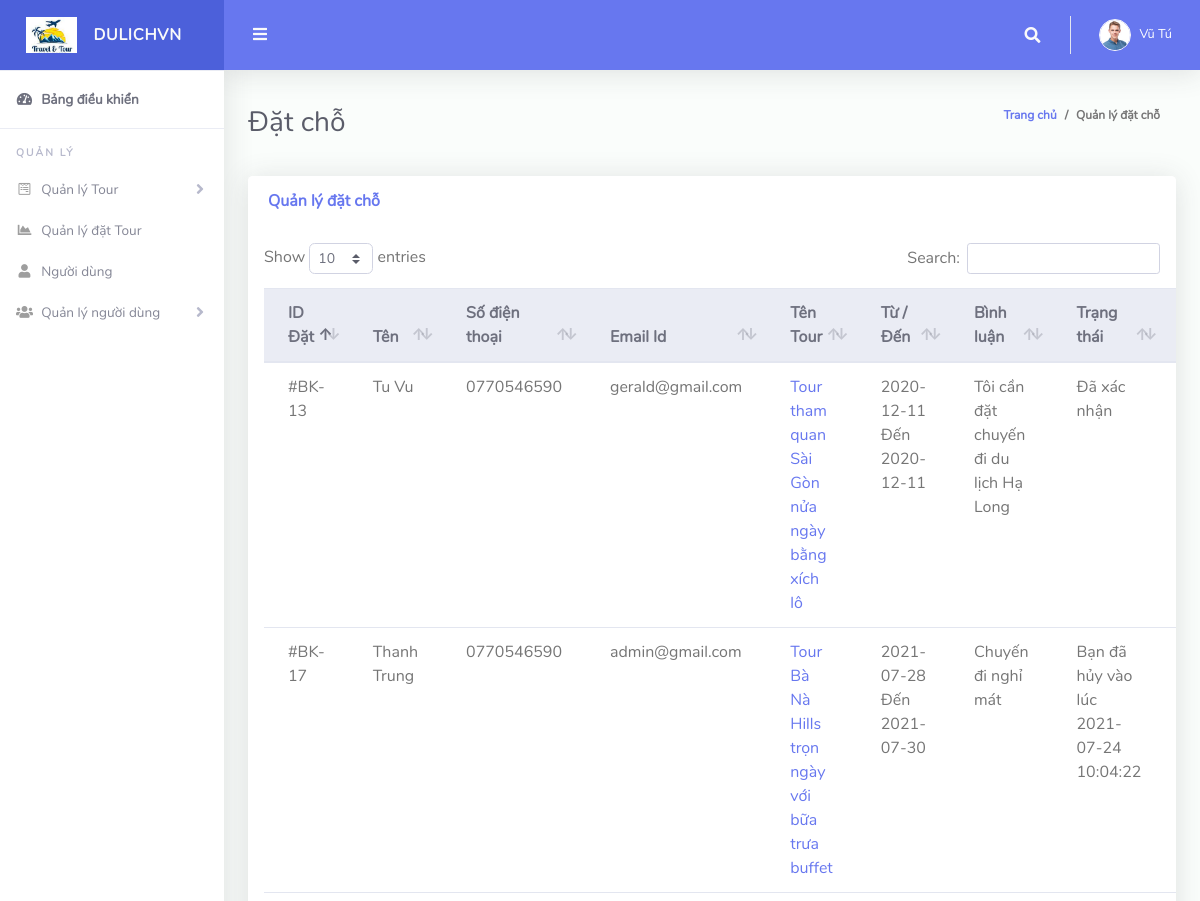
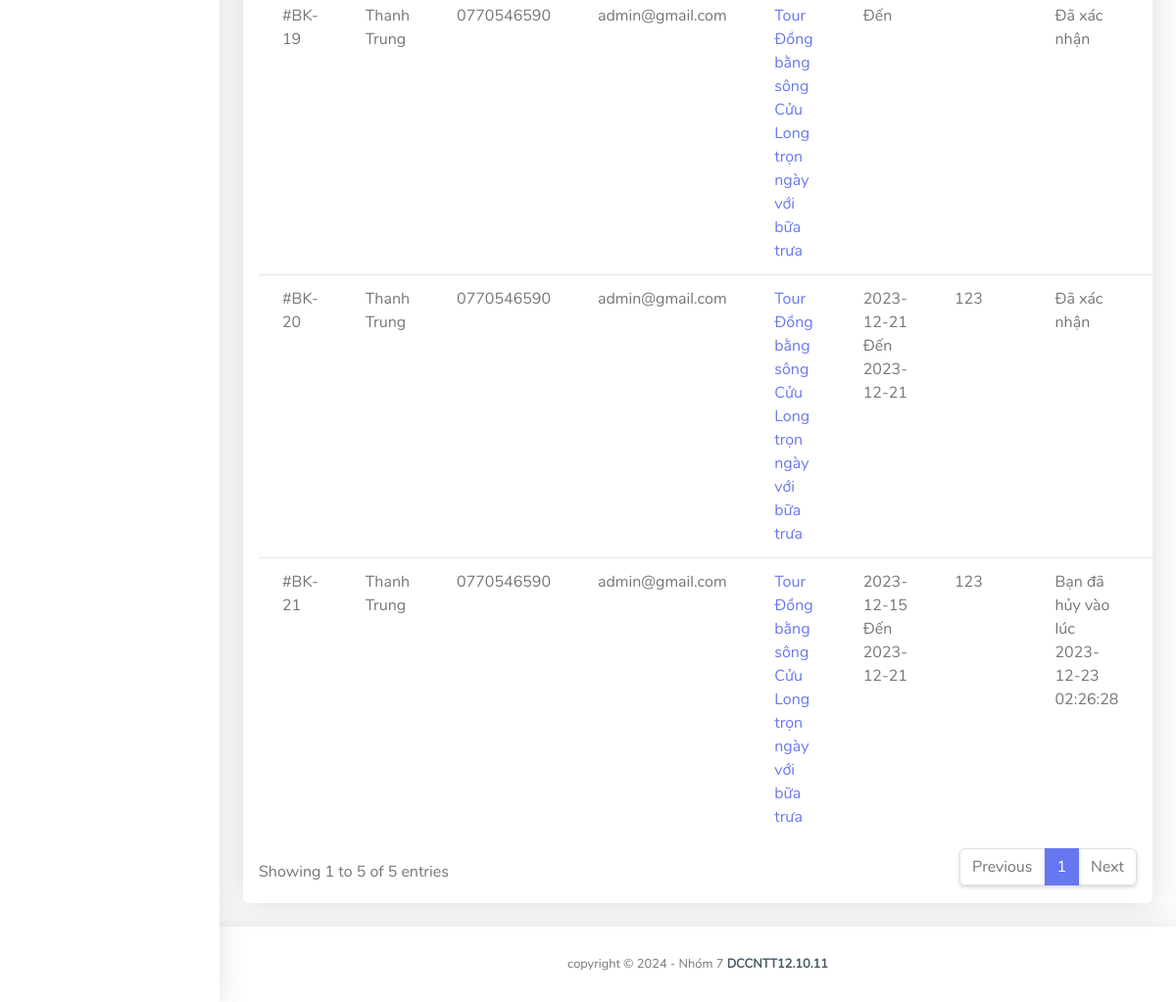
The app's page /tms/admin/manage_bookings.php (signed in) with its own data (2 pictures, top to bottom).
### tables this page shows
CREATE TABLE `tblusers` (
  `id` int(11) NOT NULL,
  `FullName` varchar(100) DEFAULT NULL,
  `MobileNumber` char(10) DEFAULT NULL,
  `EmailId` varchar(70) DEFAULT NULL,
  `Password` varchar(100) DEFAULT NULL,
  `RegDate` timestamp NULL DEFAULT current_timestamp(),
  `UpdationDate` timestamp NULL DEFAULT NULL ON UPDATE current_timestamp()
);

CREATE TABLE `tblbooking` (
  `BookingId` int(11) NOT NULL,
  `PackageId` int(11) DEFAULT NULL,
  `UserEmail` varchar(100) DEFAULT NULL,
  `FromDate` varchar(100) DEFAULT NULL,
  `ToDate` varchar(100) DEFAULT NULL,
  `Comment` mediumtext DEFAULT NULL,
  `RegDate` timestamp NULL DEFAULT current_timestamp(),
  `status` int(11) DEFAULT NULL,
  `CancelledBy` varchar(5) DEFAULT NULL,
  `UpdationDate` timestamp NULL DEFAULT NULL ON UPDATE current_timestamp()
);

CREATE TABLE `tbltourpackages` (
  `PackageId` int(11) NOT NULL,
  `PackageName` varchar(200) DEFAULT NULL,
  `PackageType` varchar(150) DEFAULT NULL,
  `PackageLocation` varchar(100) DEFAULT NULL,
  `PackagePrice` int(11) DEFAULT NULL,
  `PackageFetures` varchar(255) DEFAULT NULL,
  `PackageDetails` mediumtext DEFAULT NULL,
  `PackageImage` varchar(100) DEFAULT NULL,
  `Creationdate` timestamp NULL DEFAULT current_timestamp(),
  `UpdationDate` timestamp NULL DEFAULT NULL ON UPDATE current_timestamp()
);

### tms/admin/manage_bookings.php (the view, shortened to what this page needs)
<?php
include('includes/checklogin.php');
?>
<!DOCTYPE html>
<html lang="en">
<head>
    <link href="vendor/fontawesome-free/css/all.min.css" rel="stylesheet" type="text/css">
    <link href="vendor/bootstrap/css/bootstrap.min.css" rel="stylesheet" type="text/css">
    <link href="css/ruang-admin.min.css" rel="stylesheet">
    <link href="vendor/datatables/dataTables.bootstrap4.min.css" rel="stylesheet">
</head>
<body id="page-top">
<div id="wrapper">
    <?php include('includes/sidebar.php');?>
    <div id="content-wrapper" class="d-flex flex-column">
        <div id="content">
            <?php include('includes/header.php');?>
            <div class="container-fluid" id="container-wrapper">
                <div class="d-sm-flex align-items-center justify-content-between mb-4">
                    <h1 class="h3 mb-0 text-gray-800">Đặt chỗ</h1>
                    <ol class="breadcrumb">
                        <li class="breadcrumb-item"><a href="dashboard.php">Trang chủ</a></li>
                        <li class="breadcrumb-item active" aria-current="page">Quản lý đặt chỗ</li>
                    </ol>
                </div>
                <div class="row">
                    <div class="col-lg-12">
                        <div class="card mb-4">
                            <div class="card-header py-3 d-flex flex-row align-items-center justify-content-between">
                                <h6 class="m-0 font-weight-bold text-primary">Quản lý đặt chỗ</h6>
                            </div>
                            <div class="table-responsive p-3">
                                <table class="table align-items-center table-flush table-hover" id="dataTableHover">
                                    <thead class="thead-light">
                                    <tr>
                                        <th>ID Đặt</th>
                                        <th>Tên</th>
                                        <th>Số điện thoại</th>
                                        <th>Email Id</th>
                                        <th>Tên Tour</th>
                                        <th>Từ / Đến </th>
                                        <th>Bình luận </th>
                                        <th>Trạng thái </th>
                                        <th>Hoạt động </th>
                                    </tr>
                                    </thead>
                                    <tbody>
                                    <?php $sql = "SELECT tblbooking.BookingId as bookid,tblusers.FullName as fname,tblusers.MobileNumber as mnumber,tblusers.EmailId as email,tbltourpackages.PackageName as pckname,tblbooking.PackageId as pid,tblbooking.FromDate as fdate,tblbooking.ToDate as tdate,tblbooking.Comment as comment,tblbooking.status as status,tblbooking.CancelledBy as cancelby,tblbooking.UpdationDate as upddate from tblusers join  tblbooking on  tblbooking.UserEmail=tblusers.EmailId join tbltourpackages on tbltourpackages.PackageId=tblbooking.PackageId";
                                    $query = $dbh -> prepare($sql);
                                    $query->execute();
                                    $results=$query->fetchAll(PDO::FETCH_OBJ);
                                    if($query->rowCount() > 0)
                                    {
                                        foreach($results as $result)
                                        {       ?>
                                            <tr>
                                                <td>#BK-<?php echo htmlentities($result->bookid);?></td>
                                                <td><?php echo htmlentities($result->fname);?></td>
                                                <td><?php echo htmlentities($result->mnumber);?></td>
                                                <td><?php echo htmlentities($result->email);?></td>
                                                <td><a href="update_packages.php?pid=<?php echo htmlentities($result->pid);?>"><?php echo htmlentities($result->pckname);?></a></td>
                                                <td><?php echo htmlentities($result->fdate);?> Đến <?php echo htmlentities($result->tdate);?></td>
                                                <td><?php echo htmlentities($result->comment);?></td>
                                                <td><?php if($result->status==0)
                                                    {
                                                        echo "Chưa giải quyết";
                                                    }
                                                    if($result->status==1)
                                                    {
                                                        echo "Đã xác nhận";
                                                    }
                                                    if($result->status==2 and  $result->cancelby=='a')
                                                    {
                                                        echo "Bạn đã hủy vào lúc " .$result->upddate;
                                                    }
                                                    ?></td>
                                                <?php if($result->status==2)
                                                {
                                                    ?><td>Đã hủy</td>
                                                    <?php
                                                }elseif($result->status==1)
                                                {?>
                                                    <td>Đã xác nhận</td>
                                                    <?php
                                                }?>
                                            </tr>
                                            <?php $cnt=$cnt+1;
                                        }
                                    }?>
                                    </tbody>
                                </table>
                            </div>
                        </div>
                    </div>
                </div>
            </div>
        </div>
        <?php include('includes/footer.php');?>
    </div>
</div>
</body>
</html>

### tms/admin/includes/header.php (shortened to what this page needs)
<nav class="navbar navbar-expand navbar-light bg-navbar topbar mb-4 static-top">
    <button id="sidebarToggleTop" class="btn btn-link rounded-circle mr-3">
        <i class="fa fa-bars"></i>
    </button>
    <ul class="navbar-nav ml-auto">
        <li class="nav-item dropdown no-arrow">
            <a class="nav-link dropdown-toggle" href="#" id="searchDropdown" role="button" data-toggle="dropdown"
                aria-haspopup="true" aria-expanded="false">
                <i class="fas fa-search fa-fw"></i>
            </a>
        </li>
        <li class="nav-item dropdown no-arrow">
            <?php
     $aid=$_SESSION['odmsaid'];
     $sql="SELECT * from  tbladmin where ID=:aid";
     $query = $dbh -> prepare($sql);
     $query->bindParam(':aid',$aid,PDO::PARAM_STR);
     $query->execute();
     $results=$query->fetchAll(PDO::FETCH_OBJ);
     if($query->rowCount() > 0)
     {
       foreach($results as $row)
       {
         ?>
            <a class="nav-link dropdown-toggle" href="#" id="userDropdown" role="button" data-toggle="dropdown"
                aria-haspopup="true" aria-expanded="false">
                <?php
          if($row->Photo=="avatar15.jpg")
          {
           ?>
                <img class="img-profile rounded-circle" src="img/avatar15.jpg" style="max-width: 60px">
                <?php
         } else {
           ?>
                <img class="img-profile rounded-circle" src="profileimages/<?php  echo $row->Photo;?>"
                    style="max-width: 60px">
                <?php
         } ?>
                <span class="ml-2 d-none d-lg-inline text-white small"><?php  echo $row->FirstName;?>
                    <?php  echo $row->LastName;?></span>
            </a>
            <?php
     }
   } ?>
        </li>
    </ul>
</nav>

### records on screen
tblusers: tblbooking.BookingId "13", FullName "Tu Vu", MobileNumber "0770546590", EmailId "gerald@gmail.com", tbltourpackages.PackageName "Tour tham quan Sài Gòn nửa ngày bằng xích lô", tblbooking.FromDate "2020-12-11", tblbooking.ToDate "2020-12-11", tblbooking.Comment "Tôi cần đặt chuyến đi du lịch Hạ Long", shows "Đã xác nhận"
tblusers: tblbooking.BookingId "17", FullName "Thanh Trung", MobileNumber "0770546590", EmailId "admin@gmail.com", tbltourpackages.PackageName "Tour Bà Nà Hills trọn ngày với bữa trưa buffet", tblbooking.FromDate "2021-07-28", tblbooking.ToDate "2021-07-30", tblbooking.Comment "Chuyến đi nghỉ mát", tblbooking.UpdationDate "2021-07-24 10:04:22", tblbooking.BookingId "19", tbltourpackages.PackageName "Tour Đồng bằng sông Cửu Long trọn ngày với bữa trưa", shows "Đã xác nhận", tblbooking.BookingId "20", tblbooking.FromDate "2023-12-21", tblbooking.ToDate "2023-12-21", tblbooking.Comment "123", tblbooking.BookingId "21", tblbooking.FromDate "2023-12-15", tblbooking.UpdationDate "2023-12-23 02:26:28"

### other values on screen
$row->FirstName "Vũ"
$row->LastName "Tú"
